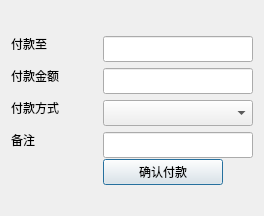
<?xml version="1.0" encoding="UTF-8"?>
<ui version="4.0">
 <class>BulkPayOff</class>
 <widget class="QDialog" name="BulkPayOff">
  <property name="geometry">
   <rect>
    <x>0</x>
    <y>0</y>
    <width>264</width>
    <height>216</height>
   </rect>
  </property>
  <property name="windowTitle">
   <string>Dialog</string>
  </property>
  <property name="modal">
   <bool>true</bool>
  </property>
  <layout class="QVBoxLayout" name="verticalLayout">
   <item>
    <layout class="QGridLayout" name="gridLayout">
     <item row="2" column="0">
      <widget class="QLabel" name="label_3">
       <property name="text">
        <string>付款方式</string>
       </property>
      </widget>
     </item>
     <item row="1" column="1">
      <widget class="QLineEdit" name="pay">
       <property name="minimumSize">
        <size>
         <width>150</width>
         <height>26</height>
        </size>
       </property>
       <property name="maximumSize">
        <size>
         <width>150</width>
         <height>16</height>
        </size>
       </property>
       <property name="readOnly">
        <bool>true</bool>
       </property>
      </widget>
     </item>
     <item row="1" column="0">
      <widget class="QLabel" name="label_2">
       <property name="text">
        <string>付款金额</string>
       </property>
      </widget>
     </item>
     <item row="0" column="1">
      <widget class="QLineEdit" name="pay_to">
       <property name="minimumSize">
        <size>
         <width>150</width>
         <height>26</height>
        </size>
       </property>
       <property name="maximumSize">
        <size>
         <width>150</width>
         <height>16</height>
        </size>
       </property>
       <property name="readOnly">
        <bool>true</bool>
       </property>
      </widget>
     </item>
     <item row="2" column="1">
      <widget class="QComboBox" name="payment_method">
       <property name="minimumSize">
        <size>
         <width>150</width>
         <height>26</height>
        </size>
       </property>
       <property name="maximumSize">
        <size>
         <width>160</width>
         <height>16</height>
        </size>
       </property>
      </widget>
     </item>
     <item row="0" column="0">
      <widget class="QLabel" name="label">
       <property name="text">
        <string>付款至</string>
       </property>
      </widget>
     </item>
     <item row="3" column="1">
      <widget class="QLineEdit" name="note">
       <property name="minimumSize">
        <size>
         <width>150</width>
         <height>26</height>
        </size>
       </property>
       <property name="maximumSize">
        <size>
         <width>150</width>
         <height>16</height>
        </size>
       </property>
      </widget>
     </item>
     <item row="3" column="0">
      <widget class="QLabel" name="label_4">
       <property name="text">
        <string>备注</string>
       </property>
      </widget>
     </item>
     <item row="4" column="1">
      <widget class="QPushButton" name="payButton">
       <property name="minimumSize">
        <size>
         <width>120</width>
         <height>26</height>
        </size>
       </property>
       <property name="maximumSize">
        <size>
         <width>120</width>
         <height>26</height>
        </size>
       </property>
       <property name="text">
        <string>确认付款</string>
       </property>
      </widget>
     </item>
    </layout>
   </item>
  </layout>
 </widget>
 <resources/>
 <connections/>
</ui>
